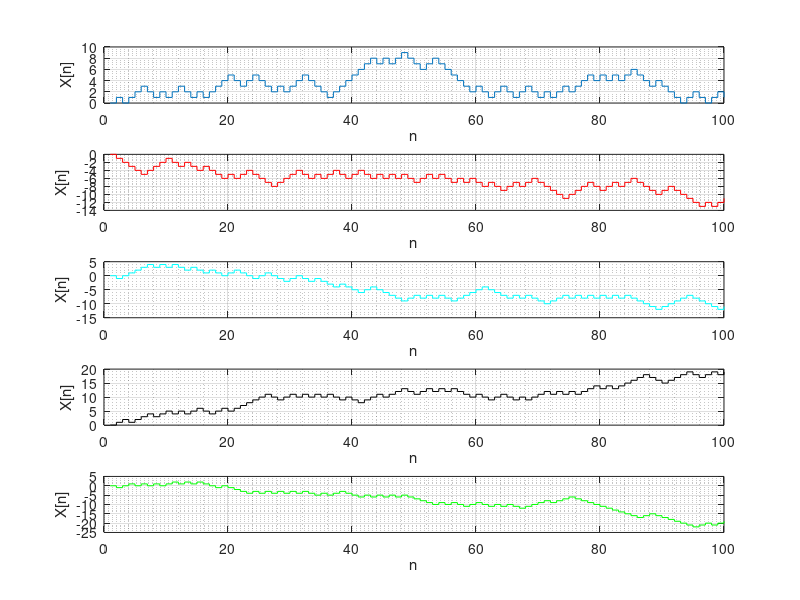
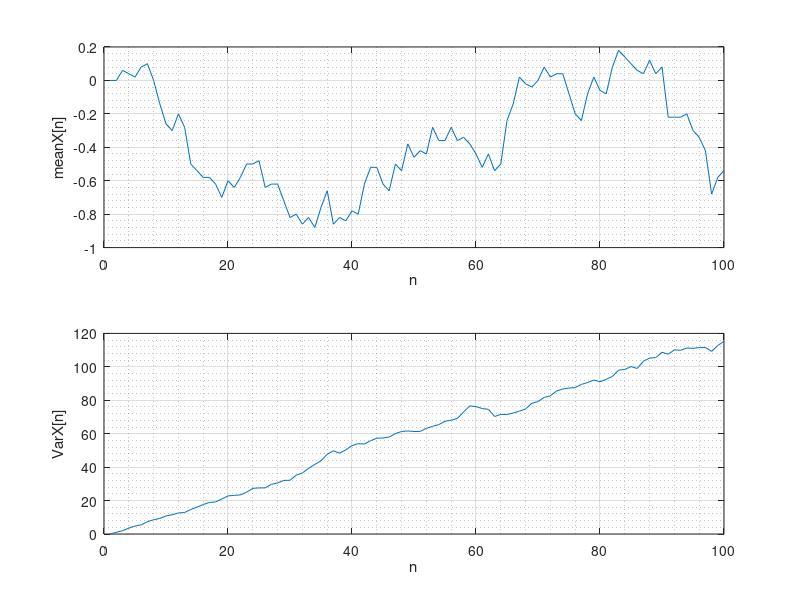

These charts were generated, in order, by the following MATLAB code:
random_walk = zeros(100,5)
for i = 2:100
    a = rand(1,5)
    random_walk(i,:) = random_walk( i-1,:)  -1*(a<0.5) +1*(a>0.5);    
end
figure;
subplot(5,1,1);
stairs(random_walk(:,1));
grid on ;grid minor; xlabel('n');ylabel('X[n]');
subplot(5,1,2);
stairs(random_walk(:,2),'r');
grid on ;grid minor; xlabel('n');ylabel('X[n]');
subplot(5,1,3);
stairs(random_walk(:,3),'c');
grid on ;grid minor; xlabel('n');ylabel('X[n]');
subplot(5,1,4);
stairs(random_walk(:,4),'k');
grid on ;grid minor; xlabel('n');ylabel('X[n]');
subplot(5,1,5);
stairs(random_walk(:,5),'g');
grid on ;grid minor; xlabel('n');ylabel('X[n]');
%%
random_walk = zeros(100,100);
for i = 2:100
    a = rand(1,100);
    random_walk(i,:) = random_walk( i-1,:)  -1*(a<0.5) +1*(a>0.5);    
end
mean = sum(random_walk,2)/100;
var_ran = var(random_walk,0,2);
figure;
subplot(2,1,1)
plot(mean)
grid on ;grid minor; xlabel('n');ylabel('mean{X[n]}');
subplot(2,1,2)
plot(var_ran)
grid on ;grid minor; xlabel('n');ylabel('Var{X[n]}');

%%
random_walk = zeros(100,5000);
for i = 2:100
    a = rand(1,5000);
    random_walk(i,:) = random_walk( i-1,:)  -1*(a<0.5) +1*(a>0.5);    
end
k = 0
for i = 1:5000
    if random_walk(100,i)< 8
        k = k + 1;
    end
end
k/5000


